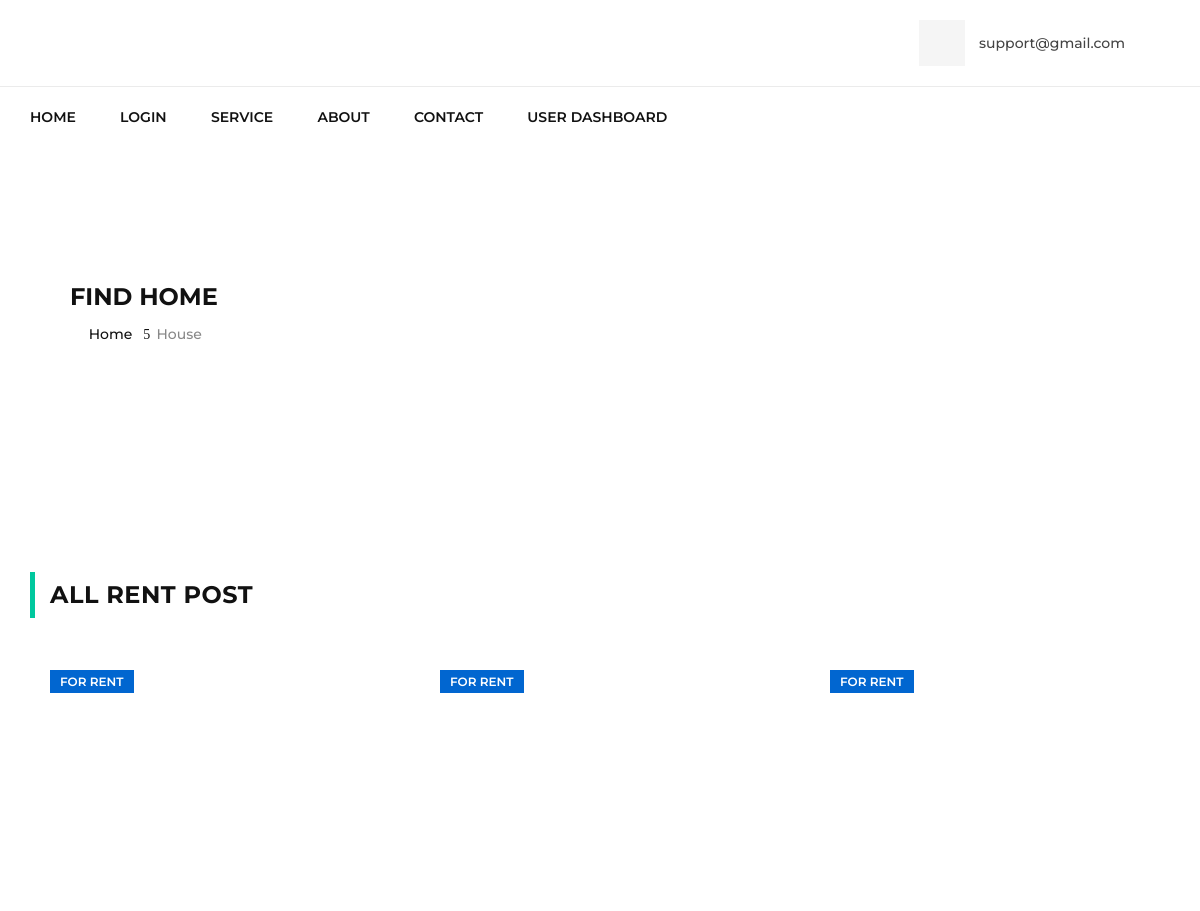
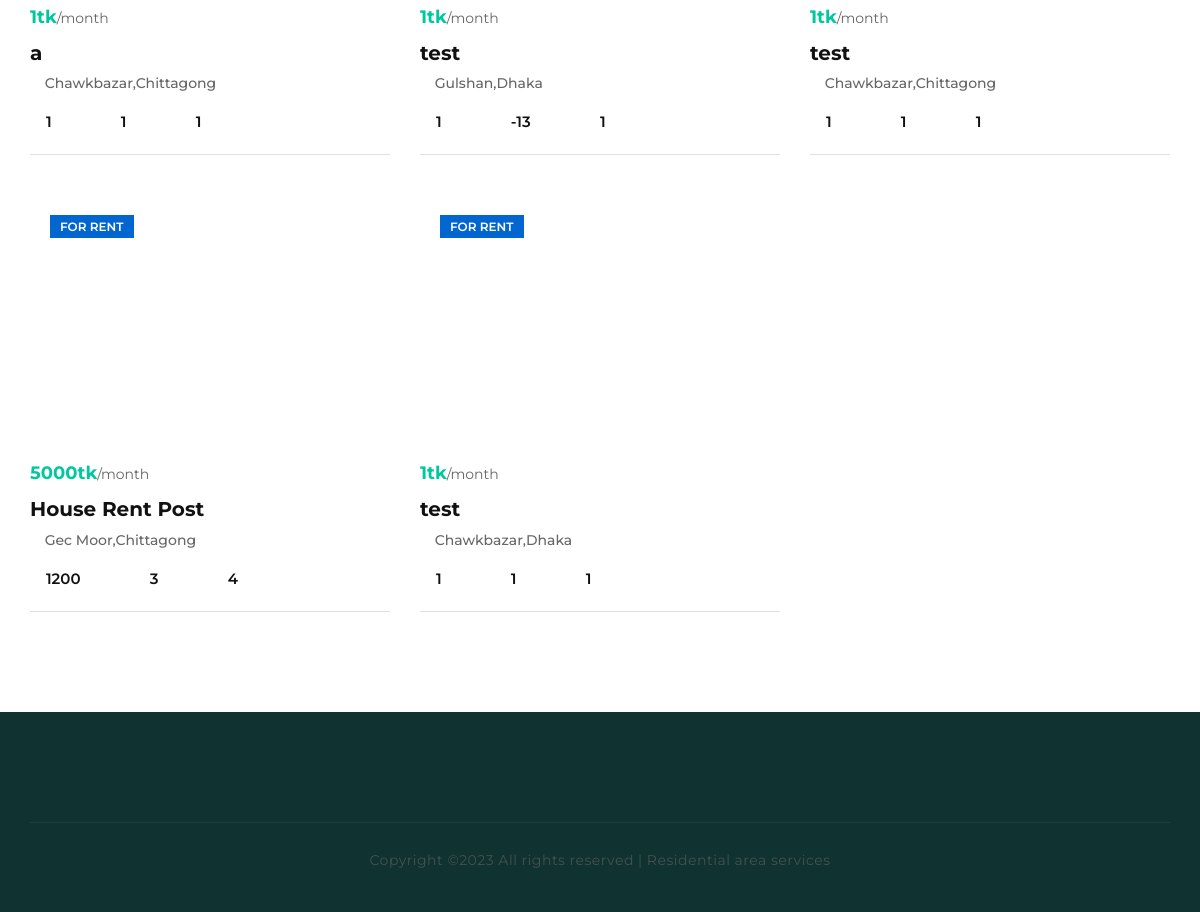
The app's page /rent with its own data (2 pictures, top to bottom).
### user_auth/models.py (models this page shows, shortened)
class Rent(models.Model):
    title=models.CharField(max_length=1000)
    home_description=models.TextField()
    rent_price=models.IntegerField()
    total_square_feet=models.IntegerField()
    total_washroom=models.IntegerField()
    total_bed=models.IntegerField()
    phone_number=models.IntegerField()
    DHAKA = 'Dhaka'
    CHITTAGONG = 'Chittagong'
    DIVISION_CHOICES = (
        (DHAKA, 'Dhaka'),
        (CHITTAGONG, 'Chittagong')
    )
    division = models.CharField(choices=DIVISION_CHOICES, max_length=50)
    GEC='Gec Moor'
    Chawkbazar='Chawkbazar'
    Mirpur='mirpur'
    Gulshan='Gulshan'
    district_choices=(
        (GEC,'Gec Moor'),
        (Chawkbazar,'Chawkbazar'),
        (Mirpur,'Mirpur'),
        (Gulshan,'Gulshan'),
    )
    district=models.CharField(choices=district_choices,max_length=1000)
    home_image_one=models.ImageField(upload_to="images/")
    home_image_two=models.ImageField(upload_to="images/")
    home_image_three=models.ImageField(upload_to="images/")
    datetime=models.DateTimeField(default=now)
    creator = models.ForeignKey(User, on_delete=models.SET_NULL, null=True)
    latitude = models.FloatField(default=0)
    longitude = models.FloatField(default=0)
    flag=models.CharField(max_length=100,default="null")

### home/views.py (the view)
# urls.py: path("rent",rent,name="rent"),
def rent(request):
    all_rent_post=Rent.objects.all()
    return render(request, "main/rent.html",{
        "all_rent_post":all_rent_post,
    })

### templates/main/rent.html (shortened to what this page needs)
{% extends "main/base.html"%}
{% load static %}
{% block content %}
<section class="breadcrumb-section spad set-bg" data-setbg={% static "main/img/breadcrumb-bg.jpg" %}>
    <div class="container">
        <div class="row">
            <div class="col-lg-12">
                <div class="breadcrumb-text">
                    <h4>Find Home</h4>
                    <div class="bt-option">
                        <a href="{% url 'index' %}"><i class="fa fa-home"></i> Home</a>
                        <span>House</span>
                    </div>
                </div>
            </div>
        </div>
    </div>
</section>
<section class="property-section latest-property-section spad">
    <div class="container">
        <div class="row">
            <div class="col-lg-5">
                <div class="section-title">
                    <h4>All Rent Post</h4>
                </div>
            </div>
        </div>
        <div class="row property-filter">
            {% for post in all_rent_post %}
            <div class="col-lg-4 col-md-6 mix all house">
                <div class="property-item">
                    <div class="pi-pic set-bg" data-setbg="{{post.home_image_one.url}}">
                        <div class="label">For rent</div>
                    </div>
                    <div class="pi-text">
                        <div class="pt-price">{{ post.rent_price }}tk<span>/month</span></div>
                        <h5><a href="{% url "rent_details" post.id %}">{{ post.title }}</a></h5>
                        <p><span class="icon_pin_alt"></span> {{post.district}},{{post.division}}</p>
                        <ul>
                            <li><i class="fa fa-object-group"></i>{{post.total_square_feet}}</li>
                            <li><i class="fa fa-bathtub"></i> {{ post.total_washroom }}</li>
                            <li><i class="fa fa-bed"></i> {{ post.total_bed }}</li>
                        </ul>
                    </div>
                </div>
            </div>
            {% endfor %}
        </div>
    </div>
</section>
{% endblock %}

### records on screen
Rent: rent_price "1", title "a", district "Chawkbazar", division "Chittagong", total_square_feet "1", total_washroom "1", total_bed "1"
Rent: rent_price "1", title "test", district "Gulshan", division "Dhaka", total_square_feet "1", total_washroom "-13", total_bed "1"
Rent: rent_price "1", title "test", district "Chawkbazar", division "Chittagong", total_square_feet "1", total_washroom "1", total_bed "1"
Rent: rent_price "5000", title "House Rent Post", district "Gec Moor", division "Chittagong", total_square_feet "1200", total_washroom "3", total_bed "4"
Rent: rent_price "1", title "test", district "Chawkbazar", division "Dhaka", total_square_feet "1", total_washroom "1", total_bed "1"
